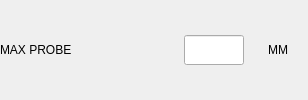
                     <widget class="QWidget" name="widget_max_probe" native="true">
                      <layout class="QHBoxLayout" name="horizontalLayout_47">
                       <property name="spacing">
                        <number>4</number>
                       </property>
                       <property name="leftMargin">
                        <number>0</number>
                       </property>
                       <property name="topMargin">
                        <number>0</number>
                       </property>
                       <property name="rightMargin">
                        <number>0</number>
                       </property>
                       <property name="bottomMargin">
                        <number>0</number>
                       </property>
                       <item>
                        <widget class="QLabel" name="label_4">
                         <property name="sizePolicy">
                          <sizepolicy hsizetype="Preferred" vsizetype="Fixed">
                           <horstretch>0</horstretch>
                           <verstretch>0</verstretch>
                          </sizepolicy>
                         </property>
                         <property name="minimumSize">
                          <size>
                           <width>180</width>
                           <height>30</height>
                          </size>
                         </property>
                         <property name="maximumSize">
                          <size>
                           <width>180</width>
                           <height>30</height>
                          </size>
                         </property>
                         <property name="toolTip">
                          <string>Max probing distance</string>
                         </property>
                         <property name="text">
                          <string>MAX PROBE</string>
                         </property>
                         <property name="alignment">
                          <set>Qt::AlignLeading|Qt::AlignLeft|Qt::AlignVCenter</set>
                         </property>
                        </widget>
                       </item>
                       <item>
                        <widget class="QLineEdit" name="lineEdit_max_probe">
                         <property name="sizePolicy">
                          <sizepolicy hsizetype="Fixed" vsizetype="Fixed">
                           <horstretch>0</horstretch>
                           <verstretch>0</verstretch>
                          </sizepolicy>
                         </property>
                         <property name="minimumSize">
                          <size>
                           <width>60</width>
                           <height>30</height>
                          </size>
                         </property>
                         <property name="maximumSize">
                          <size>
                           <width>60</width>
                           <height>30</height>
                          </size>
                         </property>
                         <property name="maxLength">
                          <number>8</number>
                         </property>
                         <property name="alignment">
                          <set>Qt::AlignCenter</set>
                         </property>
                         <property name="readOnly">
                          <bool>false</bool>
                         </property>
                        </widget>
                       </item>
                       <item>
                        <widget class="QLabel" name="lbl_max_probe_units">
                         <property name="sizePolicy">
                          <sizepolicy hsizetype="Fixed" vsizetype="Fixed">
                           <horstretch>0</horstretch>
                           <verstretch>0</verstretch>
                          </sizepolicy>
                         </property>
                         <property name="minimumSize">
                          <size>
                           <width>60</width>
                           <height>30</height>
                          </size>
                         </property>
                         <property name="maximumSize">
                          <size>
                           <width>60</width>
                           <height>30</height>
                          </size>
                         </property>
                         <property name="text">
                          <string>MM</string>
                         </property>
                         <property name="alignment">
                          <set>Qt::AlignCenter</set>
                         </property>
                         <property name="wordWrap">
                          <bool>false</bool>
                         </property>
                         <property name="indent">
                          <number>0</number>
                         </property>
                        </widget>
                       </item>
                      </layout>
                     </widget>
